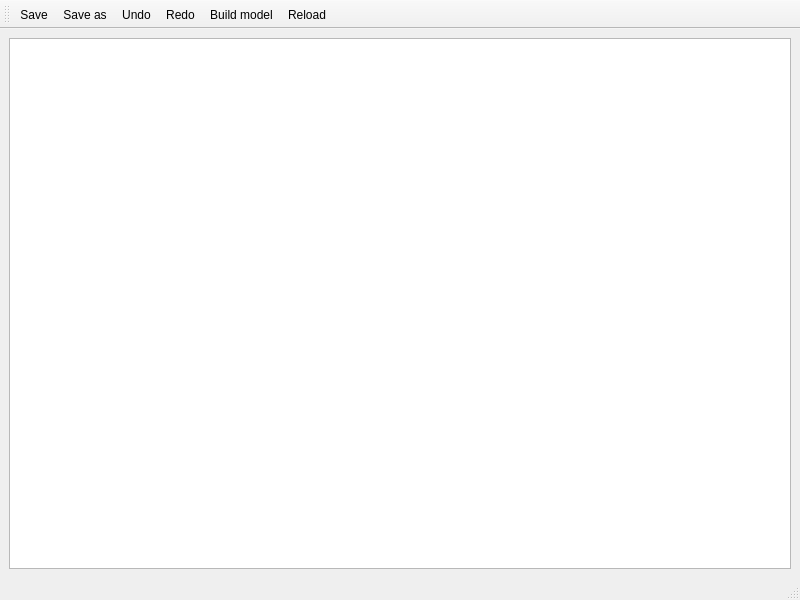
<?xml version="1.0" encoding="UTF-8"?>
<ui version="4.0">
 <class>SourceEditorWindow</class>
 <widget class="QMainWindow" name="SourceEditorWindow">
  <property name="geometry">
   <rect>
    <x>0</x>
    <y>0</y>
    <width>800</width>
    <height>600</height>
   </rect>
  </property>
  <property name="windowTitle">
   <string>Source code</string>
  </property>
  <widget class="QWidget" name="centralwidget">
   <layout class="QGridLayout" name="gridLayout">
    <item row="0" column="0">
     <widget class="QTextEdit" name="sourceTextEdit"/>
    </item>
   </layout>
  </widget>
  <widget class="QMenuBar" name="menubar">
   <property name="geometry">
    <rect>
     <x>0</x>
     <y>0</y>
     <width>800</width>
     <height>25</height>
    </rect>
   </property>
  </widget>
  <widget class="QStatusBar" name="statusbar"/>
  <widget class="QToolBar" name="toolBar">
   <property name="windowTitle">
    <string>toolBar</string>
   </property>
   <attribute name="toolBarArea">
    <enum>TopToolBarArea</enum>
   </attribute>
   <attribute name="toolBarBreak">
    <bool>false</bool>
   </attribute>
   <addaction name="actionSave"/>
   <addaction name="actionSaveAs"/>
   <addaction name="actionUndo"/>
   <addaction name="actionRedo"/>
   <addaction name="actionBuildModel"/>
   <addaction name="actionReload"/>
  </widget>
  <action name="actionSave">
   <property name="icon">
    <iconset resource="icons.qrc">
     <normaloff>:/toolbar/icons/text-x-install.svg</normaloff>:/toolbar/icons/text-x-install.svg</iconset>
   </property>
   <property name="text">
    <string>&amp;Save</string>
   </property>
   <property name="shortcut">
    <string>Ctrl+S</string>
   </property>
  </action>
  <action name="actionSaveAs">
   <property name="icon">
    <iconset resource="icons.qrc">
     <normaloff>:/toolbar/icons/document-save-as.svg</normaloff>:/toolbar/icons/document-save-as.svg</iconset>
   </property>
   <property name="text">
    <string>Save &amp;as</string>
   </property>
   <property name="shortcut">
    <string>Ctrl+Shift+S</string>
   </property>
  </action>
  <action name="actionBuildModel">
   <property name="icon">
    <iconset resource="icons.qrc">
     <normaloff>:/toolbar/icons/applications-development.svg</normaloff>:/toolbar/icons/applications-development.svg</iconset>
   </property>
   <property name="text">
    <string>&amp;Build model</string>
   </property>
   <property name="shortcut">
    <string>Ctrl+B</string>
   </property>
  </action>
  <action name="actionReload">
   <property name="icon">
    <iconset resource="icons.qrc">
     <normaloff>:/toolbar/icons/view-refresh.svg</normaloff>:/toolbar/icons/view-refresh.svg</iconset>
   </property>
   <property name="text">
    <string>&amp;Reload</string>
   </property>
   <property name="shortcut">
    <string>Ctrl+R</string>
   </property>
  </action>
  <action name="actionUndo">
   <property name="icon">
    <iconset resource="icons.qrc">
     <normaloff>:/toolbar/icons/edit-undo.svg</normaloff>:/toolbar/icons/edit-undo.svg</iconset>
   </property>
   <property name="text">
    <string>Undo</string>
   </property>
   <property name="shortcut">
    <string>Ctrl+Z</string>
   </property>
  </action>
  <action name="actionRedo">
   <property name="icon">
    <iconset resource="icons.qrc">
     <normaloff>:/toolbar/icons/edit-redo.svg</normaloff>:/toolbar/icons/edit-redo.svg</iconset>
   </property>
   <property name="text">
    <string>Redo</string>
   </property>
   <property name="shortcut">
    <string>Ctrl+Y</string>
   </property>
  </action>
 </widget>
 <resources>
  <include location="icons.qrc"/>
 </resources>
 <connections/>
</ui>
